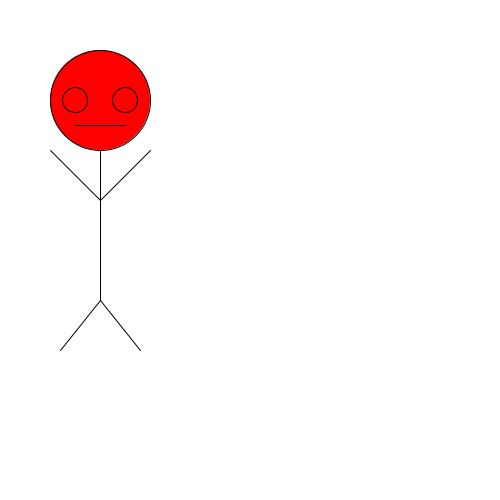
Frame 1 (no input)
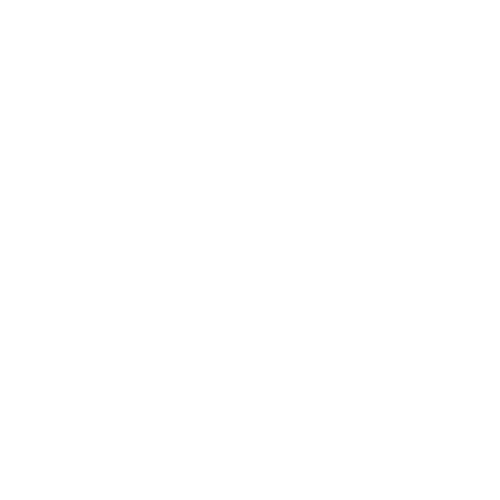
Frame 60 (the mouse pressed at the canvas centre just before this capture)
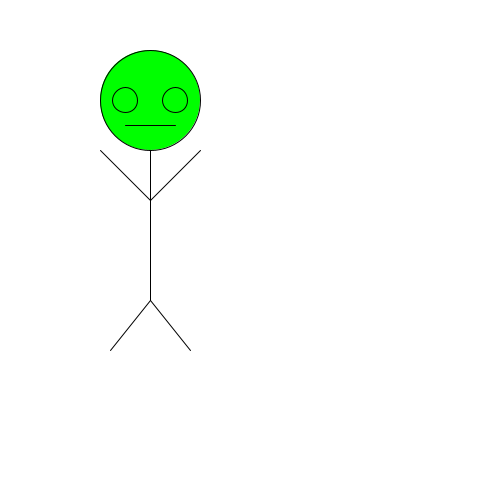
Frame 120 (the mouse held since frame 60 and released just before this capture)

The Processing sketch that drew these frames (run headless with seeded random() and noise(); from frame 60 on, the mouse is pressed at the canvas centre):

// Processing sketch: processing_123068
// ── processing_123068.pde

int monsterpositionX;
int monsterpositionY;
int breedte;
int hoogte;
int richting;
int teller;
boolean test;

void setup (){
  size(500,500);
 background(150);
breedte = 50;
hoogte = 50;
richting = -50;
teller = 0;
}

void draw(){
background(255);
if(test == true){
  fill(0,255,0);
}
if(test == false){
  fill(255,0,0);
}
ellipse(monsterpositionX +100,monsterpositionY +100,100,100);//hoofd
ellipse(monsterpositionX +75,monsterpositionY +100,25,25); //  linker oog
ellipse(monsterpositionX +125,monsterpositionY +100,25,25);//  rechter oog
line(monsterpositionX +125,monsterpositionY +125,monsterpositionX +75,monsterpositionY +125);//    mond
line(monsterpositionX +100,monsterpositionY +150,monsterpositionX +100,monsterpositionY +300);//   lijf
line(monsterpositionX +100,monsterpositionY +200,monsterpositionX +50,monsterpositionY +150);//    linker arm
line(monsterpositionX +100,monsterpositionY +200,monsterpositionX +150,monsterpositionY +150);//   rechter arm
line(monsterpositionX +100,monsterpositionY +300,monsterpositionX +60,monsterpositionY +350);//    linker been
line(monsterpositionX +100,monsterpositionY +300,monsterpositionX +140,monsterpositionY +350);//   rechter been

monsterpositionX = monsterpositionX;


monsterpositionX = monsterpositionX + richting;
if(monsterpositionX >500 || monsterpositionX <0){
  richting = -richting;
  teller = teller +1;
}
if(teller == 10){
  teller= 0;
  test= !test;
}
}
